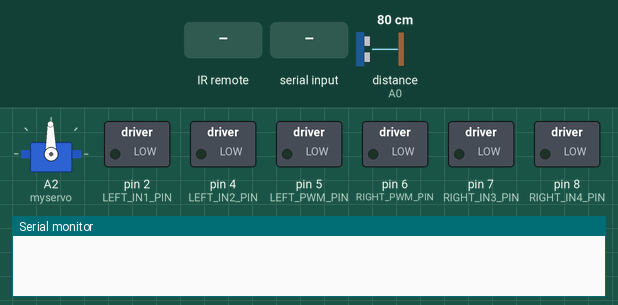
Bench run of a sketch on a simulated Arduino Uno, built with avr-gcc and run on an emulated ATmega328P. On the bench: servo, switched loads named in the sketch (green lamp = pin HIGH), the last lines printed to the serial monitor. The inputs (shaded band) are chosen by the test bench; at power-on: distance to the obstacle (sensor on A0) 80 cm. The echo pulse lasts 58.3 µs per cm; pins used as bus, display or sensor lines are not drawn.

Above: at 1.2 s.
1.3 s: infrared code 0xB946FF00 received
At 2.1 s:
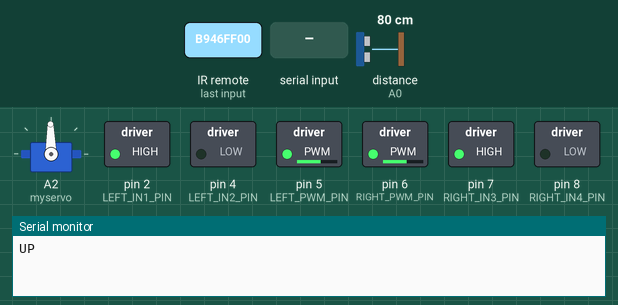
2.8 s: infrared code 0xEA15FF00 received
At 3.2 s:
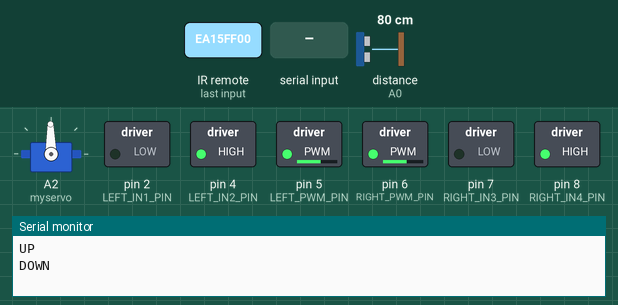
4.3 s: "head" received over Serial
At 6.5 s:
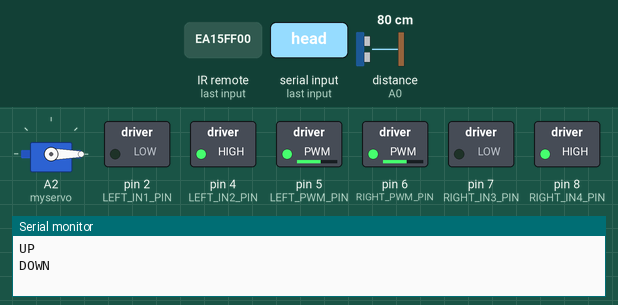
6.8 s: infrared code 0xBB44FF00 received
At 7.4 s:
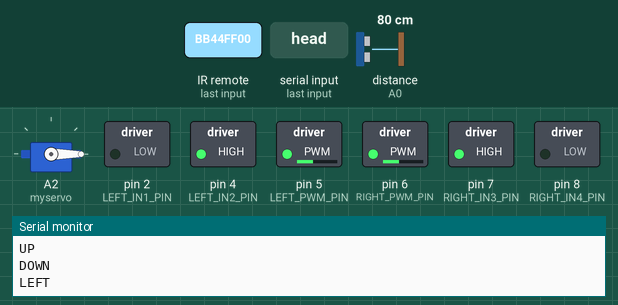
8.3 s: infrared code 0xBC43FF00 received
At 8.6 s:
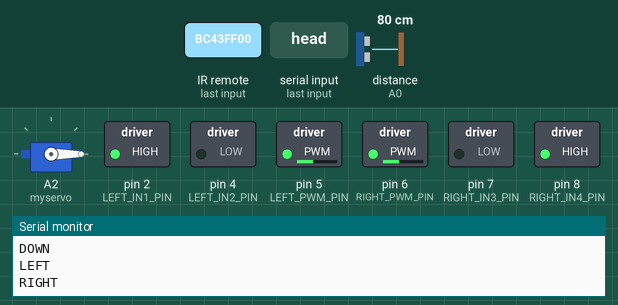
9.8 s: "stop" received over Serial
At 11.9 s:
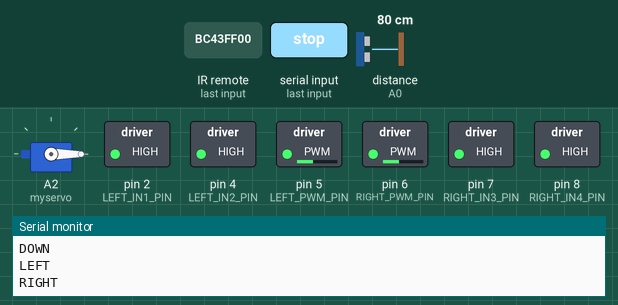
Timing chart, 0 to 13.3 s (numbered marks = the images above; inputs shaded):
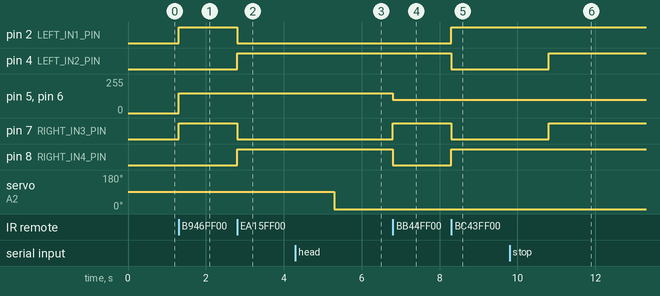

The sketch:

motors.ino
```cpp
// Libraries: IRremote and Servo DO NOT FORGET TO INSTALL THEM
//    >>> Remember to unplug the Raspberry PI
///////////////////////////////////////////////////////////////////////////////////////////////////////////
/// SERVO CONTROL

#include <Servo.h>
#include <StringSplitter.h>


Servo myservo;  // create servo object to control the servo

int head_pos = 91;
int head_speed = 15;

void Head_Turn(int address, int speed) {  // address 0 - 180
  if (address > head_pos) {
    // look right
    for (int pos = head_pos; pos <= address; pos += 1) { // goes from 0 degrees to 180 degrees
      // in steps of 1 degree
      myservo.write(pos);                 // tell servo to go to position in variable 'pos'
      delay(speed);                       // waits 15ms for the servo to reach the position
    }
  } else {
    // look left
    for (int pos = head_pos; pos >= address; pos -= 1) { // goes from 180 degrees to 0 degrees
      myservo.write(pos);              // tell servo to go to position in variable 'pos'
      delay(speed);                       // waits 15ms for the servo to reach the position
    }
  }
}

void Head_Handler(String cmd[], unsigned int length) {
  // input = " ".join(input) -> ["head", "90", "15"]
  if (cmd[0] == "head") {
    head_pos = cmd[1].toInt();   // FIXED: Changed -> to .
    head_speed = cmd[2].toInt();   // FIXED: Changed -> to .
    Head_Turn(head_pos, head_speed);  // and turn the head
  }
}

void Head_Setup(void) {
  myservo.attach(A2);         // attaches the servo on pin 9 to the servo object
  Head_Turn(head_pos, head_speed);    // center the head
}


///////////////////////////////////////////////////////////////////////////////////////////////////////////
/// Motor Control

// Speed Control Pins
#define LEFT_PWM_PIN  5     // ENA of motor driver board
#define RIGHT_PWM_PIN  6    // ENB of motor driver board

// Turning Control Pins
#define LEFT_IN1_PIN 2     // IN1 of motor driver board
#define LEFT_IN2_PIN 4     // IN2 of motor driver board
#define RIGHT_IN3_PIN 7    // IN3 of motor driver board
#define RIGHT_IN4_PIN 8    // IN4 of motor driver board

bool Is_Moving = false;

void Motor_Setup(void) {
  pinMode(LEFT_IN1_PIN, OUTPUT);
  pinMode(LEFT_IN2_PIN, OUTPUT);
  pinMode(RIGHT_IN3_PIN, OUTPUT);
  pinMode(RIGHT_IN4_PIN, OUTPUT);
  pinMode(LEFT_PWM_PIN, OUTPUT);
  pinMode(RIGHT_PWM_PIN, OUTPUT);
}

void Motor_Forward(unsigned char speed) {
  Is_Moving = true;

  digitalWrite(RIGHT_IN3_PIN, HIGH);
  digitalWrite(RIGHT_IN4_PIN, LOW);
  digitalWrite(LEFT_IN1_PIN, HIGH);
  digitalWrite(LEFT_IN2_PIN, LOW);
  analogWrite(LEFT_PWM_PIN, speed);
  analogWrite(RIGHT_PWM_PIN, speed);
}

void Motor_Backward(unsigned char speed) {
  Is_Moving = true;

  digitalWrite(RIGHT_IN3_PIN, LOW);
  digitalWrite(RIGHT_IN4_PIN, HIGH);
  digitalWrite(LEFT_IN1_PIN, LOW);
  digitalWrite(LEFT_IN2_PIN, HIGH);
  analogWrite(LEFT_PWM_PIN, speed);
  analogWrite(RIGHT_PWM_PIN, speed);
}

void Motor_Rotate_Left(unsigned char speed) {
  Is_Moving = true;

  digitalWrite(RIGHT_IN3_PIN, HIGH);
  digitalWrite(RIGHT_IN4_PIN, LOW );
  digitalWrite(LEFT_IN1_PIN, LOW);
  digitalWrite(LEFT_IN2_PIN, HIGH);
  analogWrite(LEFT_PWM_PIN, speed);
  analogWrite(RIGHT_PWM_PIN, speed);
}

void Motor_Rotate_Right(unsigned char speed) {
  Is_Moving = true;

  digitalWrite(RIGHT_IN3_PIN, LOW);
  digitalWrite(RIGHT_IN4_PIN, HIGH);
  digitalWrite(LEFT_IN1_PIN, HIGH);
  digitalWrite(LEFT_IN2_PIN, LOW);
  analogWrite(LEFT_PWM_PIN, speed);
  analogWrite(RIGHT_PWM_PIN, speed);
}

void Motor_Stop(void) {
  Is_Moving = false;

  digitalWrite(RIGHT_IN3_PIN, HIGH);
  digitalWrite(RIGHT_IN4_PIN, HIGH);
  digitalWrite(LEFT_IN1_PIN, HIGH);
  digitalWrite(LEFT_IN2_PIN, HIGH);
}


void Motor_Handler(String cmd[], unsigned int length)  {

  //! <DIRECTION> <SPEED>
  if (length != 2 && cmd[0] != "stop") return;

  if (cmd[0] == "up") {
    Motor_Forward(cmd[1].toInt()); // FIXED: Changed -> to .
  } else if (cmd[0] == "down") {
    Motor_Backward(cmd[1].toInt()); // FIXED: Changed -> to .
  }
  else if (cmd[0] == "left") {
    Motor_Rotate_Left(cmd[1].toInt()); // FIXED: Changed -> to .
  }
  else if (cmd[0] == "right") {
    Motor_Rotate_Right(cmd[1].toInt()); // FIXED: Changed -> to .
  }
  else if (cmd[0] == "stop") {
    Motor_Stop();
  }

}

///////////////////////////////////////////////////////////////////////////////////////////////////////////
/// IR Control

#include <IRremote.hpp>
#define IR_RECEIVE_PIN 12

#define IR_UP 0xB946FF00
#define IR_DOWN 0xEA15FF00

#define IR_LEFT 0xBB44FF00
#define IR_RIGHT 0xBC43FF00

#define IR_OK 0xBF40FF00

void IRremote_Handler(void) {
  // if data received, print it
  if (IrReceiver.decode()) {
    uint32_t data = IrReceiver.decodedIRData.decodedRawData;
    switch (data) {
      case IR_UP:
        Serial.println("UP");
        Motor_Forward(150);
        break;
      case IR_DOWN:
        Serial.println("DOWN");
        Motor_Backward(150);
        break;
      case IR_LEFT:
        Serial.println("LEFT");
        Motor_Rotate_Left(100);
        break;
      case IR_RIGHT:
        Serial.println("RIGHT");
        Motor_Rotate_Right(100);
        break;
      case IR_OK:
        Serial.println("STOP");
        Motor_Stop();
        break;
      default:
        // Serial.println(data, HEX);
        break;
    }

    IrReceiver.resume(); // Enable receiving of the next value


  }
}

void IRremote_Setup(void) {
  IrReceiver.begin(IR_RECEIVE_PIN, ENABLE_LED_FEEDBACK); // Start the receiver
}

///////////////////////////////////////////////////////////////////////////////////////////////////////////
/// ULTRA SONIC SENSOR

#define TRIG_PIN A1
#define ECHO_PIN A0

float checkdistance(void) {
  digitalWrite(TRIG_PIN, LOW);  // reset the trigger pin
  delayMicroseconds(2);
  digitalWrite(TRIG_PIN, HIGH); // send a pulse for 10 microseconds
  delayMicroseconds(10);
  digitalWrite(TRIG_PIN, LOW);  // stop the pulse

  float duration = pulseIn(ECHO_PIN, HIGH, 30000); // measure the time it takes for the pulse to come back
  float distance = (duration * 0.0343) / 2;  // convert the duration from m/s to cm / ms
                                            // We divide by half to measure just the return bit
  return distance;
}

void UltraSonic_Handler(String cmd[], unsigned int length) {
  // get the distance from sensor
  int object_distance=0;

  while (object_distance == 0) {
    object_distance = checkdistance();
  }

  if (length > 0 && cmd[0] == "distance") {
      // example: -> "distance 12"
      // in python: -> input = "distance 12".split(" ") -> ["distance", "12"]
      //  ^^^ list of strings inside input variable
      //         convert "12" to an integer 12: -> int(input[1])
      Serial.print("distance ");
      Serial.print(object_distance); // in centimeters
      Serial.print("\r\n"); // in centimeters
  }
  if (object_distance <= 5) {
    Motor_Stop();
  }

}

void UltraSonic_Setup(void) {
  pinMode(TRIG_PIN, OUTPUT);  // set trigger pin to output
  pinMode(ECHO_PIN, INPUT);   // set echo pin to input

  delay(50);  // give sensor 50ms to settle
}

///////////////////////////////////////////////////////////////////////////////////////////////////////////
/// MAIN PROGRAM

void setup(void) {
  // Initialize serial communication at 9600 baud rate
  Serial.begin(115200);
  Head_Setup();
  UltraSonic_Setup();
  IRremote_Setup();
  Motor_Setup();
}


void loop(void) {
  // Outputs
  if (Serial.available() > 0) {
    String Sbuffer = Serial.readString();   // read from serial
    Sbuffer.trim();                         // trim new lines, or extra crap at the end

    if (Sbuffer.length() > 0) {     // if there is input
      // split the command string
      StringSplitter *splitter = new StringSplitter(Sbuffer, ' ', 5);
      int itemCount = splitter->getItemCount();

      // FIXED: Made this an array of real String objects, not pointers
      String command[5];

      for(int i = 0; i < itemCount; i++){
        // FIXED: Filled the array directly without dereferencing garbage pointers
        command[i] = splitter->getItemAtIndex(i);
      }

      Head_Handler(command, itemCount);
      Motor_Handler(command, itemCount);
      UltraSonic_Handler(command, itemCount);

      // Clean up dynamic memory allocated by StringSplitter to prevent memory leaks
      delete splitter;
    }
  }


  // Sensors
  IRremote_Handler();
}
```

Measured:
- after the input at 1.3 s, pin 2 (LEFT_IN1_PIN), pin 7 (RIGHT_IN3_PIN): LOW → HIGH at once; pin 5 (LEFT_PWM_PIN), pin 6 (RIGHT_PWM_PIN): 0/255 → 150/255 at once
- after the input at 2.8 s, pin 2 (LEFT_IN1_PIN), pin 7 (RIGHT_IN3_PIN): HIGH → LOW at once; pin 4 (LEFT_IN2_PIN), pin 8 (RIGHT_IN4_PIN): LOW → HIGH at once
- after the input at 4.3 s, servo on A2 (myservo): 91° → 0° after 1.0 s
- after the input at 6.8 s, pin 5 (LEFT_PWM_PIN), pin 6 (RIGHT_PWM_PIN): 150/255 → 100/255 at once; pin 7 (RIGHT_IN3_PIN): LOW → HIGH at once; pin 8 (RIGHT_IN4_PIN): HIGH → LOW at once
- after the input at 8.3 s, pin 2 (LEFT_IN1_PIN), pin 8 (RIGHT_IN4_PIN): LOW → HIGH at once; pin 4 (LEFT_IN2_PIN), pin 7 (RIGHT_IN3_PIN): HIGH → LOW at once
- after the input at 9.8 s, pin 4 (LEFT_IN2_PIN), pin 7 (RIGHT_IN3_PIN): LOW → HIGH after 1.0 s
